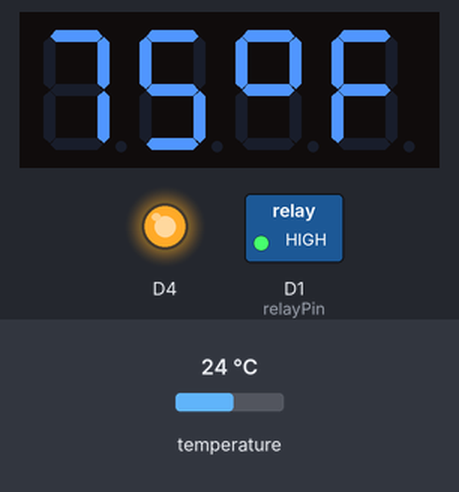
The sketch below on a simulated ESP8266 (Wemos D1 mini). On the bench: 4-digit seven-segment display, switched loads named in the sketch (green lamp = pin HIGH), output pins drawn as LEDs (lit = HIGH). The test bench sets the inputs (shaded band); at power-on: temperature 24 °C. What the sketch prints to the serial monitor is not drawn.

Above: at 1.7 s.
1.8 s: temperature set to 31.6 °C
At 3.4 s:
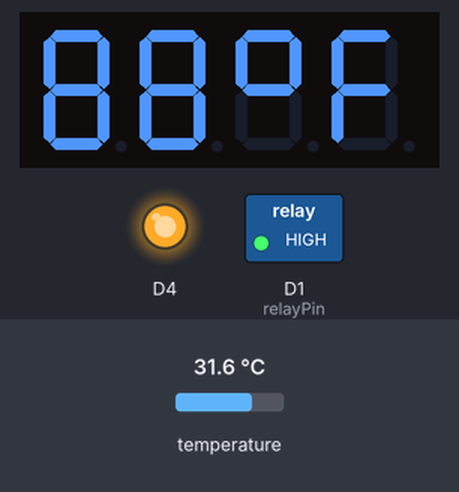
3.9 s: temperature set to 32.9 °C
At 5.1 s:
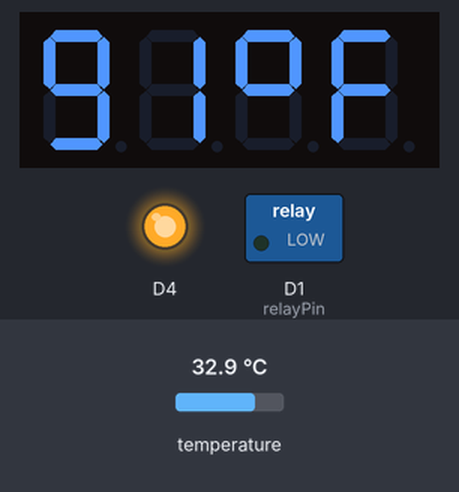
6.1 s: temperature set to 41 °C
At 8.0 s:
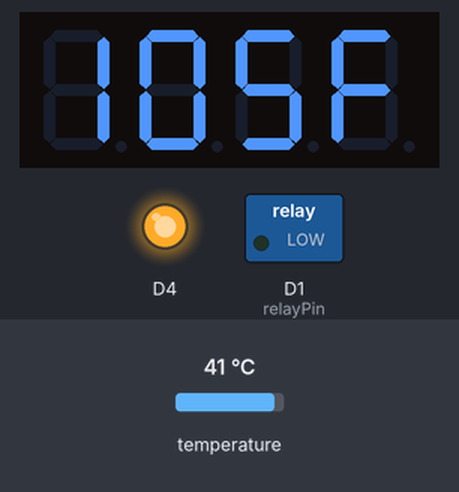
8.3 s: temperature set to 33 °C
At 9.7 s:
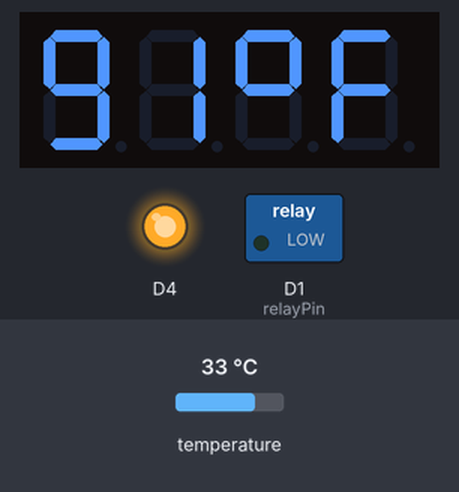
Timing chart, 0 to 11.3 s (numbered marks = the images above; inputs shaded):
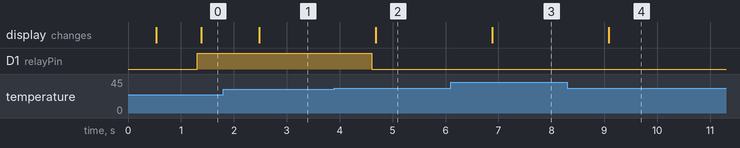

The sketch:

DS18B20_arb_TM1637_relay.ino
```cpp
/*

  Wemos D1 Mini Pin Connections

  +-----+--------+-------+----------------+
  | Pin | ESP    | Use   |
  +-----+--------+-------+----------------+
  | RST | RST    | Reset |
  +-----+--------+-------+----------------+
  | A0  | A0     | ADC   |
  +-----+--------+-------+----------------+
  | D0  | GPIO16 | WAKE  |
  +-----+--------+-------+----------------+
  | D5  | GPIO14 | SCLK  | LED display DIO
  +-----+--------+-------+----------------+
  | D6  | GPIO12 | MISO  | LED display CLK
  +-----+--------+-------+----------------+
  | D7  | GPIO13 | MOSI  |
  +-----+--------+-------+----------------+
  | D8  | GPIO15 | CS    |
  +-----+--------+-------+----------------+
  | 3V3 | 3.3V   |       | LED VCC
  +-----+--------+-------+----------------+
  | TX  | GPIO1  | TX    |
  +-----+--------+-------+----------------+
  | RX  | GPIO3  | RX    |
  +-----+--------+-------+----------------+
  | D1  | GPIO5  | SCL   |
  +-----+--------+-------+----------------+
  | D2  | GPIO4  | SDA   |
  +-----+--------+-------+----------------+
  | D3  | GPIO0  | FLASH |
  +-----+--------+-------+----------------+
  | D4  | GPIO2  | LED   | sync cue
  +-----+--------+-------+----------------+
  | G   | GND    | GND   | LED GND
  +-----+--------+-------+----------------+
  | 5V  | N/A    | VCC   |
  +-----+--------+-------+----------------+

*/

// standard library headers
#include <OneWire.h>
#include <DallasTemperature.h>  // Dallas Temperature Requires OneWire

// define options
#define LED1
const int temp_cutoff = 90.0;

// project library headers
#include "debug.h"
#include "led_utils.h"
#include "serial_utils.h"
#include "wifi_utils.h"

bool ssid_found = false;

// Data wire is plugged into port 2 on the Arduino
#define ONE_WIRE_BUS 4
#define TEMPERATURE_PRECISION 12

// Setup a oneWire instance to communicate with any OneWire devices (not just Maxim/Dallas temperature ICs)
OneWire oneWire(ONE_WIRE_BUS);

// Pass our oneWire reference to Dallas Temperature.
DallasTemperature sensors(&oneWire);

const int array_size = 5;
DeviceAddress therm[array_size];
int no_therm;
int no_therm_sum;
int idx_probe = -1;

const int relayPin = D1;

void setup() {
  // initialize on-board LED
  pinMode(LED_BUILTIN, OUTPUT);  // Initialize the LED_BUILTIN pin as an output
  digitalWrite(LED_BUILTIN, LOW);

  serial_init();
  LED_init();

  Serial.println();
  Serial.println("---------------");
  Serial.println("Dallas Temperature IC Control Library Demo");
  Serial.println("---------------");

  // Start up the library
  sensors.begin();

  // locate devices on the bus
  Serial.print("Locating devices...");
  Serial.print("Found ");
  no_therm = sensors.getDeviceCount();
  no_therm_sum = no_therm;
  Serial.print(no_therm);
  Serial.println(" devices.");

  Serial.print("Checking number of sensors vs array length: ");
  if (no_therm > array_size) {
    Serial.println("ERROR, make array larger!");
  } else {
    Serial.print("OK ");
    Serial.print(no_therm);
    Serial.print(" < ");
    Serial.println(array_size);
  }

  // report parasite power requirements
  Serial.print("Parasite power is: ");
  if (sensors.isParasitePowerMode()) Serial.println("ON");
  else Serial.println("OFF");

  oneWire.reset_search();
  for (int i = 0; i < no_therm; i++) {
    if (!oneWire.search(therm[i])) {
      Serial.print("Unable to find address for sensor ");
      Serial.println(i);
    } else {
      Serial.print("Device ");
      Serial.print(i);
      Serial.print(" Address: ");
      printAddress(therm[i]);
      Serial.println();
    }
  }

  for (int i = 0; i < no_therm; i++) {
    // set the resolution to 9 bit per device
    sensors.setResolution(therm[i], TEMPERATURE_PRECISION);
    Serial.print("Device ");
    Serial.print(i);
    Serial.print(" Resolution: ");
    Serial.print(sensors.getResolution(therm[i]), DEC);
    Serial.println();
  }

  pinMode(relayPin, OUTPUT);

  // clear displays
  display.clear();
  digitalWrite(LED_BUILTIN, HIGH);  // Turn the LED off by making the voltage HIGH
}

// function to print a device address
void printAddress(DeviceAddress deviceAddress) {
  for (uint8_t i = 0; i < 8; i++) {
    // zero pad the address if necessary
    if (deviceAddress[i] < 16) Serial.print("0");
    Serial.print(deviceAddress[i], HEX);
  }
}

// function to print the temperature for a device
void printTemperature(DeviceAddress deviceAddress) {
  float tempC = sensors.getTempC(deviceAddress);
  if (tempC == DEVICE_DISCONNECTED_C) {
    Serial.println("Error: Could not read temperature data");
    return;
  }
  Serial.print("Temp C: ");
  Serial.print(tempC);
  Serial.print(" Temp F: ");
  Serial.print(DallasTemperature::toFahrenheit(tempC));
}

// function to print a device's resolution
void printResolution(DeviceAddress deviceAddress) {
  Serial.print("Resolution: ");
  Serial.print(sensors.getResolution(deviceAddress));
  Serial.println();
}

// main function to print information about a device
void printData(DeviceAddress deviceAddress) {
  Serial.print(" Device Address: ");
  printAddress(deviceAddress);
  Serial.print(" ");
  printTemperature(deviceAddress);
  Serial.println();
}

void loop() {
  //float atempC[array_size];
  float atempF[array_size];
  float temp_sum = 0;
  float temp_mean = 0;
  float temp_std = 0;
  float temp_var_sum = 0;
  float temp_var_mean = 0;

  // call sensors.requestTemperatures() to issue a global temperature
  // request to all devices on the bus
  Serial.print("Requesting temperatures...");
  sensors.requestTemperatures();
  Serial.println("OK");

  // print the device information
  for (int i = 0; i < no_therm; i++) {
    printData(therm[i]);
    //atempC[i] = sensors.getTempC(therm[i]);
    atempF[i] = sensors.getTempF(therm[i]);
    if (i != idx_probe) temp_sum += atempF[i];
  }
  temp_mean = temp_sum / no_therm_sum;

  Serial.print("   Relay ");
  if (temp_mean > temp_cutoff) {
    digitalWrite(relayPin, LOW);
    Serial.println("relay inactive: switcheds in normal positions (LOW)");
  } else {
    digitalWrite(relayPin, HIGH);
    Serial.println("relay active: switches in inverted positions (HIGH)");
  }

  // print average temperature and calculate standard deviation
  if (no_therm_sum > 1) {
    Serial.print("Average temperature = ");
    Serial.print(temp_mean);
    for (int i = 0; i < no_therm; i++) {
      if (i != idx_probe) temp_var_sum += sq(atempF[i] - temp_mean);
    }
    temp_var_mean = temp_var_sum / no_therm_sum;
    temp_std = sqrt(temp_var_mean);
    Serial.print(" +/- ");
    Serial.print(temp_std);
    Serial.print(" °F");
    Serial.print(" (N = ");
    Serial.print(no_therm_sum);
    Serial.println(")");
  }
  if (no_therm_sum > 0) {
    // update LED display
    if ((temp_mean >= 0) && (temp_mean < 100)) {
      display.setSegments(SEG_degF, 2, 2);
      display.showNumberDec(temp_mean, false, 2, 0);
    }

    if ((temp_mean >= 100) || ((temp_mean < 0) && (temp_mean > -100))) {
      display.setSegments(SEG_letF, 1, 3);
      display.showNumberDec(temp_mean, false, 3, 0);
    }

    if (temp_mean <= -100) {
      display.showNumberDec(temp_mean, false, 4, 0);
    }
  } else {
    display.setSegments(SEG_bad, 4, 0);
    Serial.println(" No temperature sensors found!");
  }

  delay(PRINT_DELAY);
}
```

Measured:
- the behaviour switches between 32.2 and 32.3 °C on temperature (found by bisection; images 1 and 2)
- after the input at 1.8 s, the display: changes after 0.68 s (image 1)
- after the input at 3.9 s, D1 (relayPin): HIGH → LOW after 0.71 s; the display: changes after 0.78 s (image 2)
- after the input at 6.1 s, the display: changes after 0.78 s (image 3)
- after the input at 8.3 s, the display: changes after 0.78 s (image 4)
